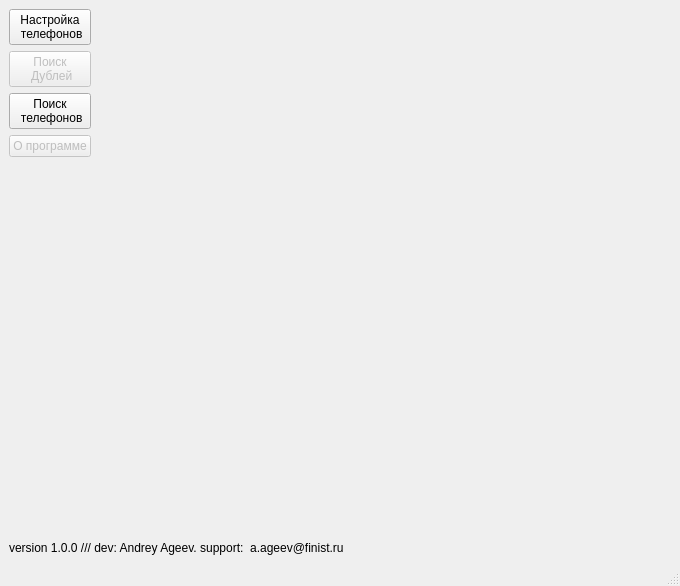
<?xml version="1.0" encoding="UTF-8"?>
<ui version="4.0">
 <class>MainWindow</class>
 <widget class="QMainWindow" name="MainWindow">
  <property name="geometry">
   <rect>
    <x>0</x>
    <y>0</y>
    <width>680</width>
    <height>586</height>
   </rect>
  </property>
  <property name="windowTitle">
   <string>Настройка телефонов Grandstream</string>
  </property>
  <widget class="QWidget" name="centralwidget">
   <layout class="QVBoxLayout" name="verticalLayout">
    <item>
     <layout class="QVBoxLayout" name="verticalLayout_2">
      <property name="sizeConstraint">
       <enum>QLayout::SetDefaultConstraint</enum>
      </property>
      <property name="bottomMargin">
       <number>0</number>
      </property>
      <item>
       <layout class="QHBoxLayout" name="horizontalLayout_7">
        <property name="rightMargin">
         <number>0</number>
        </property>
        <property name="bottomMargin">
         <number>0</number>
        </property>
        <item>
         <layout class="QVBoxLayout" name="verticalLayout_4">
          <property name="topMargin">
           <number>0</number>
          </property>
          <property name="rightMargin">
           <number>10</number>
          </property>
          <item>
           <widget class="QPushButton" name="pushButton_2">
            <property name="autoFillBackground">
             <bool>false</bool>
            </property>
            <property name="text">
             <string>Настройка 
 телефонов</string>
            </property>
            <property name="autoRepeat">
             <bool>false</bool>
            </property>
           </widget>
          </item>
          <item>
           <widget class="QPushButton" name="pushButton_6">
            <property name="enabled">
             <bool>false</bool>
            </property>
            <property name="text">
             <string>Поиск 
 Дублей</string>
            </property>
           </widget>
          </item>
          <item>
           <widget class="QPushButton" name="pushButton_7">
            <property name="enabled">
             <bool>true</bool>
            </property>
            <property name="text">
             <string>Поиск 
 телефонов</string>
            </property>
           </widget>
          </item>
          <item>
           <widget class="QPushButton" name="pushButton_5">
            <property name="enabled">
             <bool>false</bool>
            </property>
            <property name="text">
             <string>О программе</string>
            </property>
           </widget>
          </item>
          <item>
           <spacer name="verticalSpacer">
            <property name="orientation">
             <enum>Qt::Vertical</enum>
            </property>
            <property name="sizeHint" stdset="0">
             <size>
              <width>20</width>
              <height>40</height>
             </size>
            </property>
           </spacer>
          </item>
         </layout>
        </item>
        <item>
         <layout class="QVBoxLayout" name="verticalLayout_3">
          <item>
           <widget class="QStackedWidget" name="stackedWidget">
            <property name="currentIndex">
             <number>1</number>
            </property>
            <widget class="QWidget" name="page">
             <layout class="QVBoxLayout" name="verticalLayout_6"/>
            </widget>
            <widget class="QWidget" name="page_2"/>
           </widget>
          </item>
         </layout>
        </item>
       </layout>
      </item>
     </layout>
    </item>
    <item>
     <layout class="QVBoxLayout" name="verticalLayout_5">
      <property name="topMargin">
       <number>0</number>
      </property>
      <item>
       <widget class="QLabel" name="label_6">
        <property name="text">
         <string>version 1.0.0 /// dev: Andrey Ageev. support:  a.ageev@finist.ru</string>
        </property>
       </widget>
      </item>
     </layout>
    </item>
   </layout>
  </widget>
  <widget class="QMenuBar" name="menubar">
   <property name="geometry">
    <rect>
     <x>0</x>
     <y>0</y>
     <width>680</width>
     <height>22</height>
    </rect>
   </property>
  </widget>
  <widget class="QStatusBar" name="statusbar"/>
 </widget>
 <resources/>
 <connections/>
</ui>
